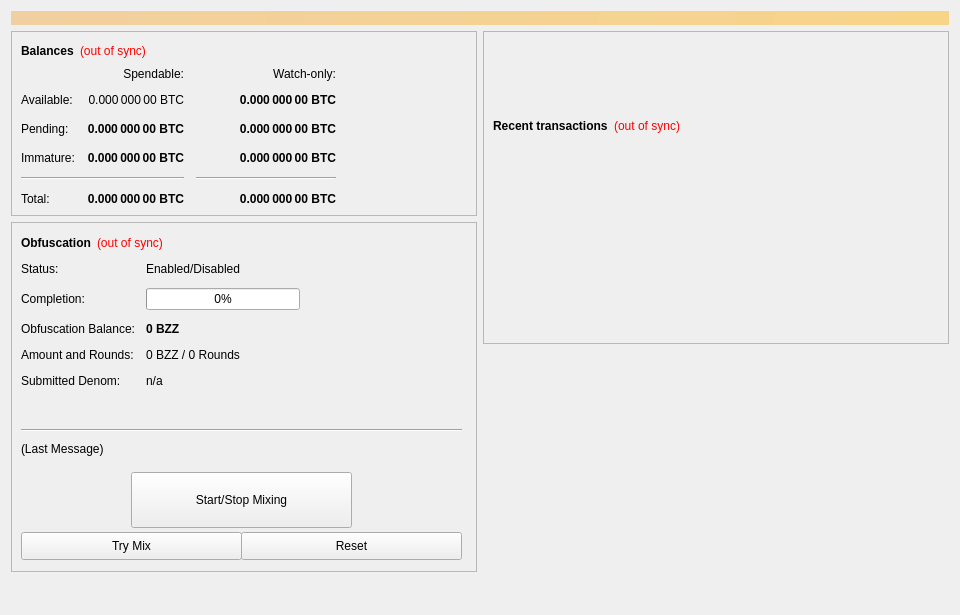
<?xml version="1.0" encoding="UTF-8"?>
<ui version="4.0">
 <class>OverviewPage</class>
 <widget class="QWidget" name="OverviewPage">
  <property name="geometry">
   <rect>
    <x>0</x>
    <y>0</y>
    <width>960</width>
    <height>615</height>
   </rect>
  </property>
  <property name="minimumSize">
   <size>
    <width>960</width>
    <height>0</height>
   </size>
  </property>
  <property name="windowTitle">
   <string>Form</string>
  </property>
  <layout class="QVBoxLayout" name="topLayout">
   <item>
    <widget class="QLabel" name="labelAlerts">
     <property name="visible">
      <bool>false</bool>
     </property>
     <property name="styleSheet">
      <string notr="true">background-color: qlineargradient(x1: 0, y1: 0, x2: 1, y2: 0, stop:0 #F0D0A0, stop:1 #F8D488); color:#000000;</string>
     </property>
     <property name="wordWrap">
      <bool>true</bool>
     </property>
     <property name="margin">
      <number>3</number>
     </property>
    </widget>
   </item>
   <item>
    <layout class="QHBoxLayout" name="horizontalLayout" stretch="1,1">
     <item>
      <layout class="QVBoxLayout" name="verticalLayout_2">
       <item>
        <widget class="QFrame" name="frame">
         <property name="frameShape">
          <enum>QFrame::StyledPanel</enum>
         </property>
         <property name="frameShadow">
          <enum>QFrame::Raised</enum>
         </property>
         <layout class="QVBoxLayout" name="verticalLayout_4">
          <item>
           <layout class="QHBoxLayout" name="horizontalLayout_4">
            <item>
             <widget class="QLabel" name="labelBalanceText">
              <property name="font">
               <font>
                <weight>75</weight>
                <bold>true</bold>
               </font>
              </property>
              <property name="text">
               <string>Balances</string>
              </property>
             </widget>
            </item>
            <item>
             <widget class="QLabel" name="labelWalletStatus">
              <property name="cursor">
               <cursorShape>WhatsThisCursor</cursorShape>
              </property>
              <property name="toolTip">
               <string>The displayed information may be out of date. Your wallet automatically synchronizes with the Beez network after a connection is established, but this process has not completed yet.</string>
              </property>
              <property name="styleSheet">
               <string notr="true">QLabel { color: red; }</string>
              </property>
              <property name="text">
               <string notr="true">(out of sync)</string>
              </property>
              <property name="alignment">
               <set>Qt::AlignLeading|Qt::AlignLeft|Qt::AlignVCenter</set>
              </property>
             </widget>
            </item>
            <item>
             <spacer name="horizontalSpacer_3">
              <property name="orientation">
               <enum>Qt::Horizontal</enum>
              </property>
              <property name="sizeHint" stdset="0">
               <size>
                <width>40</width>
                <height>20</height>
               </size>
              </property>
             </spacer>
            </item>
           </layout>
          </item>
          <item>
           <layout class="QGridLayout" name="gridLayout">
            <property name="spacing">
             <number>12</number>
            </property>
            <item row="2" column="2">
             <widget class="QLabel" name="labelWatchPending">
              <property name="font">
               <font>
                <weight>75</weight>
                <bold>true</bold>
               </font>
              </property>
              <property name="cursor">
               <cursorShape>IBeamCursor</cursorShape>
              </property>
              <property name="toolTip">
               <string>Unconfirmed transactions to watch-only addresses</string>
              </property>
              <property name="text">
               <string notr="true">0.000 000 00 BTC</string>
              </property>
              <property name="alignment">
               <set>Qt::AlignRight|Qt::AlignTrailing|Qt::AlignVCenter</set>
              </property>
              <property name="textInteractionFlags">
               <set>Qt::LinksAccessibleByMouse|Qt::TextSelectableByKeyboard|Qt::TextSelectableByMouse</set>
              </property>
             </widget>
            </item>
            <item row="2" column="1">
             <widget class="QLabel" name="labelUnconfirmed">
              <property name="font">
               <font>
                <weight>75</weight>
                <bold>true</bold>
               </font>
              </property>
              <property name="cursor">
               <cursorShape>IBeamCursor</cursorShape>
              </property>
              <property name="toolTip">
               <string>Total of transactions that have yet to be confirmed, and do not yet count toward the spendable balance</string>
              </property>
              <property name="text">
               <string notr="true">0.000 000 00 BTC</string>
              </property>
              <property name="alignment">
               <set>Qt::AlignRight|Qt::AlignTrailing|Qt::AlignVCenter</set>
              </property>
              <property name="textInteractionFlags">
               <set>Qt::LinksAccessibleByMouse|Qt::TextSelectableByKeyboard|Qt::TextSelectableByMouse</set>
              </property>
             </widget>
            </item>
            <item row="3" column="2">
             <widget class="QLabel" name="labelWatchImmature">
              <property name="font">
               <font>
                <weight>75</weight>
                <bold>true</bold>
               </font>
              </property>
              <property name="cursor">
               <cursorShape>IBeamCursor</cursorShape>
              </property>
              <property name="toolTip">
               <string>Staked or masternode rewards in watch-only addresses that has not yet matured</string>
              </property>
              <property name="text">
               <string notr="true">0.000 000 00 BTC</string>
              </property>
              <property name="alignment">
               <set>Qt::AlignRight|Qt::AlignTrailing|Qt::AlignVCenter</set>
              </property>
              <property name="textInteractionFlags">
               <set>Qt::LinksAccessibleByMouse|Qt::TextSelectableByKeyboard|Qt::TextSelectableByMouse</set>
              </property>
             </widget>
            </item>
            <item row="4" column="0" colspan="2">
             <widget class="Line" name="lineSpendableBalance">
              <property name="orientation">
               <enum>Qt::Horizontal</enum>
              </property>
             </widget>
            </item>
            <item row="4" column="2">
             <widget class="Line" name="lineWatchBalance">
              <property name="sizePolicy">
               <sizepolicy hsizetype="Preferred" vsizetype="Fixed">
                <horstretch>0</horstretch>
                <verstretch>0</verstretch>
               </sizepolicy>
              </property>
              <property name="minimumSize">
               <size>
                <width>140</width>
                <height>0</height>
               </size>
              </property>
              <property name="orientation">
               <enum>Qt::Horizontal</enum>
              </property>
             </widget>
            </item>
            <item row="5" column="0">
             <widget class="QLabel" name="labelTotalText">
              <property name="text">
               <string>Total:</string>
              </property>
             </widget>
            </item>
            <item row="3" column="1">
             <widget class="QLabel" name="labelImmature">
              <property name="font">
               <font>
                <weight>75</weight>
                <bold>true</bold>
               </font>
              </property>
              <property name="cursor">
               <cursorShape>IBeamCursor</cursorShape>
              </property>
              <property name="toolTip">
               <string>Staked or masternode rewards that has not yet matured</string>
              </property>
              <property name="text">
               <string notr="true">0.000 000 00 BTC</string>
              </property>
              <property name="alignment">
               <set>Qt::AlignRight|Qt::AlignTrailing|Qt::AlignVCenter</set>
              </property>
              <property name="textInteractionFlags">
               <set>Qt::LinksAccessibleByMouse|Qt::TextSelectableByKeyboard|Qt::TextSelectableByMouse</set>
              </property>
             </widget>
            </item>
            <item row="2" column="3">
             <spacer name="horizontalSpacer_2">
              <property name="orientation">
               <enum>Qt::Horizontal</enum>
              </property>
              <property name="sizeHint" stdset="0">
               <size>
                <width>40</width>
                <height>20</height>
               </size>
              </property>
             </spacer>
            </item>
            <item row="3" column="0">
             <widget class="QLabel" name="labelImmatureText">
              <property name="text">
               <string>Immature:</string>
              </property>
             </widget>
            </item>
            <item row="5" column="1">
             <widget class="QLabel" name="labelTotal">
              <property name="font">
               <font>
                <weight>75</weight>
                <bold>true</bold>
               </font>
              </property>
              <property name="cursor">
               <cursorShape>IBeamCursor</cursorShape>
              </property>
              <property name="toolTip">
               <string>Your current total balance</string>
              </property>
              <property name="text">
               <string notr="true">0.000 000 00 BTC</string>
              </property>
              <property name="alignment">
               <set>Qt::AlignRight|Qt::AlignTrailing|Qt::AlignVCenter</set>
              </property>
              <property name="textInteractionFlags">
               <set>Qt::LinksAccessibleByMouse|Qt::TextSelectableByKeyboard|Qt::TextSelectableByMouse</set>
              </property>
             </widget>
            </item>
            <item row="5" column="2">
             <widget class="QLabel" name="labelWatchTotal">
              <property name="font">
               <font>
                <weight>75</weight>
                <bold>true</bold>
               </font>
              </property>
              <property name="cursor">
               <cursorShape>IBeamCursor</cursorShape>
              </property>
              <property name="toolTip">
               <string>Current total balance in watch-only addresses</string>
              </property>
              <property name="text">
               <string notr="true">0.000 000 00 BTC</string>
              </property>
              <property name="alignment">
               <set>Qt::AlignRight|Qt::AlignTrailing|Qt::AlignVCenter</set>
              </property>
              <property name="textInteractionFlags">
               <set>Qt::LinksAccessibleByMouse|Qt::TextSelectableByKeyboard|Qt::TextSelectableByMouse</set>
              </property>
             </widget>
            </item>
            <item row="0" column="2">
             <widget class="QLabel" name="labelWatchonly">
              <property name="text">
               <string>Watch-only:</string>
              </property>
              <property name="alignment">
               <set>Qt::AlignRight|Qt::AlignTrailing|Qt::AlignVCenter</set>
              </property>
             </widget>
            </item>
            <item row="1" column="0">
             <widget class="QLabel" name="label_5">
              <property name="text">
               <string>Available:</string>
              </property>
             </widget>
            </item>
            <item row="1" column="1">
             <widget class="QLabel" name="labelBalance">
              <property name="cursor">
               <cursorShape>IBeamCursor</cursorShape>
              </property>
              <property name="toolTip">
               <string>Your current spendable balance</string>
              </property>
              <property name="text">
               <string notr="true">0.000 000 00 BTC</string>
              </property>
              <property name="alignment">
               <set>Qt::AlignRight|Qt::AlignTrailing|Qt::AlignVCenter</set>
              </property>
              <property name="textInteractionFlags">
               <set>Qt::LinksAccessibleByMouse|Qt::TextSelectableByKeyboard|Qt::TextSelectableByMouse</set>
              </property>
             </widget>
            </item>
            <item row="1" column="2">
             <widget class="QLabel" name="labelWatchAvailable">
              <property name="font">
               <font>
                <weight>75</weight>
                <bold>true</bold>
               </font>
              </property>
              <property name="cursor">
               <cursorShape>IBeamCursor</cursorShape>
              </property>
              <property name="toolTip">
               <string>Your current balance in watch-only addresses</string>
              </property>
              <property name="text">
               <string notr="true">0.000 000 00 BTC</string>
              </property>
              <property name="alignment">
               <set>Qt::AlignRight|Qt::AlignTrailing|Qt::AlignVCenter</set>
              </property>
              <property name="textInteractionFlags">
               <set>Qt::LinksAccessibleByMouse|Qt::TextSelectableByKeyboard|Qt::TextSelectableByMouse</set>
              </property>
             </widget>
            </item>
            <item row="2" column="0">
             <widget class="QLabel" name="labelPendingText">
              <property name="text">
               <string>Pending:</string>
              </property>
             </widget>
            </item>
            <item row="0" column="1">
             <widget class="QLabel" name="labelSpendable">
              <property name="text">
               <string>Spendable:</string>
              </property>
              <property name="alignment">
               <set>Qt::AlignRight|Qt::AlignTrailing|Qt::AlignVCenter</set>
              </property>
             </widget>
            </item>
           </layout>
          </item>
         </layout>
        </widget>
       </item>
       <item>
        <widget class="QFrame" name="frameObfuscation">
         <property name="minimumSize">
          <size>
           <width>0</width>
           <height>350</height>
          </size>
         </property>
         <property name="layoutDirection">
          <enum>Qt::LeftToRight</enum>
         </property>
         <property name="frameShape">
          <enum>QFrame::StyledPanel</enum>
         </property>
         <property name="frameShadow">
          <enum>QFrame::Raised</enum>
         </property>
         <widget class="QWidget" name="formLayoutWidget">
          <property name="geometry">
           <rect>
            <x>10</x>
            <y>40</y>
            <width>451</width>
            <height>161</height>
           </rect>
          </property>
          <layout class="QFormLayout" name="formLayout">
           <property name="fieldGrowthPolicy">
            <enum>QFormLayout::AllNonFixedFieldsGrow</enum>
           </property>
           <property name="horizontalSpacing">
            <number>11</number>
           </property>
           <property name="verticalSpacing">
            <number>12</number>
           </property>
           <item row="0" column="0">
            <widget class="QLabel" name="label_6">
             <property name="text">
              <string>Status:</string>
             </property>
            </widget>
           </item>
           <item row="1" column="0">
            <widget class="QLabel" name="label_7">
             <property name="text">
              <string>Completion:</string>
             </property>
            </widget>
           </item>
           <item row="1" column="1">
            <widget class="QProgressBar" name="obfuscationProgress">
             <property name="maximumSize">
              <size>
               <width>154</width>
               <height>16777215</height>
              </size>
             </property>
             <property name="value">
              <number>0</number>
             </property>
            </widget>
           </item>
           <item row="2" column="0">
            <widget class="QLabel" name="labelAnonymizedText">
             <property name="text">
              <string>Obfuscation Balance:</string>
             </property>
            </widget>
           </item>
           <item row="2" column="1">
            <widget class="QLabel" name="labelAnonymized">
             <property name="font">
              <font>
               <weight>75</weight>
               <bold>true</bold>
              </font>
             </property>
             <property name="text">
              <string notr="true">0 BZZ</string>
             </property>
            </widget>
           </item>
           <item row="3" column="0">
            <widget class="QLabel" name="label_8">
             <property name="text">
              <string>Amount and Rounds:</string>
             </property>
            </widget>
           </item>
           <item row="3" column="1">
            <widget class="QLabel" name="labelAmountRounds">
             <property name="text">
              <string>0 BZZ / 0 Rounds</string>
             </property>
            </widget>
           </item>
           <item row="4" column="0">
            <widget class="QLabel" name="label_9">
             <property name="text">
              <string>Submitted Denom:</string>
             </property>
            </widget>
           </item>
           <item row="4" column="1">
            <widget class="QLabel" name="labelSubmittedDenom">
             <property name="toolTip">
              <string>The denominations you submitted to the Masternode.&lt;br&gt;To mix, other users must submit the exact same denominations.</string>
             </property>
             <property name="text">
              <string>n/a</string>
             </property>
            </widget>
           </item>
           <item row="0" column="1">
            <widget class="QLabel" name="obfuscationEnabled">
             <property name="text">
              <string>Enabled/Disabled</string>
             </property>
            </widget>
           </item>
          </layout>
         </widget>
         <widget class="QPushButton" name="runAutoDenom">
          <property name="geometry">
           <rect>
            <x>251</x>
            <y>17</y>
            <width>1</width>
            <height>1</height>
           </rect>
          </property>
          <property name="palette">
           <palette>
            <active>
             <colorrole role="WindowText">
              <brush brushstyle="SolidPattern">
               <color alpha="255">
                <red>0</red>
                <green>0</green>
                <blue>0</blue>
               </color>
              </brush>
             </colorrole>
             <colorrole role="Button">
              <brush brushstyle="SolidPattern">
               <color alpha="255">
                <red>239</red>
                <green>238</green>
                <blue>238</blue>
               </color>
              </brush>
             </colorrole>
             <colorrole role="Light">
              <brush brushstyle="SolidPattern">
               <color alpha="255">
                <red>255</red>
                <green>255</green>
                <blue>255</blue>
               </color>
              </brush>
             </colorrole>
             <colorrole role="Midlight">
              <brush brushstyle="SolidPattern">
               <color alpha="255">
                <red>247</red>
                <green>246</green>
                <blue>246</blue>
               </color>
              </brush>
             </colorrole>
             <colorrole role="Dark">
              <brush brushstyle="SolidPattern">
               <color alpha="255">
                <red>119</red>
                <green>119</green>
                <blue>119</blue>
               </color>
              </brush>
             </colorrole>
             <colorrole role="Mid">
              <brush brushstyle="SolidPattern">
               <color alpha="255">
                <red>159</red>
                <green>159</green>
                <blue>159</blue>
               </color>
              </brush>
             </colorrole>
             <colorrole role="Text">
              <brush brushstyle="SolidPattern">
               <color alpha="255">
                <red>0</red>
                <green>0</green>
                <blue>0</blue>
               </color>
              </brush>
             </colorrole>
             <colorrole role="BrightText">
              <brush brushstyle="SolidPattern">
               <color alpha="255">
                <red>255</red>
                <green>255</green>
                <blue>255</blue>
               </color>
              </brush>
             </colorrole>
             <colorrole role="ButtonText">
              <brush brushstyle="SolidPattern">
               <color alpha="255">
                <red>0</red>
                <green>0</green>
                <blue>0</blue>
               </color>
              </brush>
             </colorrole>
             <colorrole role="Base">
              <brush brushstyle="SolidPattern">
               <color alpha="255">
                <red>255</red>
                <green>255</green>
                <blue>255</blue>
               </color>
              </brush>
             </colorrole>
             <colorrole role="Window">
              <brush brushstyle="SolidPattern">
               <color alpha="255">
                <red>239</red>
                <green>238</green>
                <blue>238</blue>
               </color>
              </brush>
             </colorrole>
             <colorrole role="Shadow">
              <brush brushstyle="SolidPattern">
               <color alpha="255">
                <red>0</red>
                <green>0</green>
                <blue>0</blue>
               </color>
              </brush>
             </colorrole>
             <colorrole role="AlternateBase">
              <brush brushstyle="SolidPattern">
               <color alpha="255">
                <red>247</red>
                <green>246</green>
                <blue>246</blue>
               </color>
              </brush>
             </colorrole>
             <colorrole role="ToolTipBase">
              <brush brushstyle="SolidPattern">
               <color alpha="255">
                <red>255</red>
                <green>255</green>
                <blue>220</blue>
               </color>
              </brush>
             </colorrole>
             <colorrole role="ToolTipText">
              <brush brushstyle="SolidPattern">
               <color alpha="255">
                <red>0</red>
                <green>0</green>
                <blue>0</blue>
               </color>
              </brush>
             </colorrole>
            </active>
            <inactive>
             <colorrole role="WindowText">
              <brush brushstyle="SolidPattern">
               <color alpha="255">
                <red>0</red>
                <green>0</green>
                <blue>0</blue>
               </color>
              </brush>
             </colorrole>
             <colorrole role="Button">
              <brush brushstyle="SolidPattern">
               <color alpha="255">
                <red>239</red>
                <green>238</green>
                <blue>238</blue>
               </color>
              </brush>
             </colorrole>
             <colorrole role="Light">
              <brush brushstyle="SolidPattern">
               <color alpha="255">
                <red>255</red>
                <green>255</green>
                <blue>255</blue>
               </color>
              </brush>
             </colorrole>
             <colorrole role="Midlight">
              <brush brushstyle="SolidPattern">
               <color alpha="255">
                <red>247</red>
                <green>246</green>
                <blue>246</blue>
               </color>
              </brush>
             </colorrole>
             <colorrole role="Dark">
              <brush brushstyle="SolidPattern">
               <color alpha="255">
                <red>119</red>
                <green>119</green>
                <blue>119</blue>
               </color>
              </brush>
             </colorrole>
             <colorrole role="Mid">
              <brush brushstyle="SolidPattern">
               <color alpha="255">
                <red>159</red>
                <green>159</green>
                <blue>159</blue>
               </color>
              </brush>
             </colorrole>
             <colorrole role="Text">
              <brush brushstyle="SolidPattern">
               <color alpha="255">
                <red>0</red>
                <green>0</green>
                <blue>0</blue>
               </color>
              </brush>
             </colorrole>
             <colorrole role="BrightText">
              <brush brushstyle="SolidPattern">
               <color alpha="255">
                <red>255</red>
                <green>255</green>
                <blue>255</blue>
               </color>
              </brush>
             </colorrole>
             <colorrole role="ButtonText">
              <brush brushstyle="SolidPattern">
               <color alpha="255">
                <red>0</red>
                <green>0</green>
                <blue>0</blue>
               </color>
              </brush>
             </colorrole>
             <colorrole role="Base">
              <brush brushstyle="SolidPattern">
               <color alpha="255">
                <red>255</red>
                <green>255</green>
                <blue>255</blue>
               </color>
              </brush>
             </colorrole>
             <colorrole role="Window">
              <brush brushstyle="SolidPattern">
               <color alpha="255">
                <red>239</red>
                <green>238</green>
                <blue>238</blue>
               </color>
              </brush>
             </colorrole>
             <colorrole role="Shadow">
              <brush brushstyle="SolidPattern">
               <color alpha="255">
                <red>0</red>
                <green>0</green>
                <blue>0</blue>
               </color>
              </brush>
             </colorrole>
             <colorrole role="AlternateBase">
              <brush brushstyle="SolidPattern">
               <color alpha="255">
                <red>247</red>
                <green>246</green>
                <blue>246</blue>
               </color>
              </brush>
             </colorrole>
             <colorrole role="ToolTipBase">
              <brush brushstyle="SolidPattern">
               <color alpha="255">
                <red>255</red>
                <green>255</green>
                <blue>220</blue>
               </color>
              </brush>
             </colorrole>
             <colorrole role="ToolTipText">
              <brush brushstyle="SolidPattern">
               <color alpha="255">
                <red>0</red>
                <green>0</green>
                <blue>0</blue>
               </color>
              </brush>
             </colorrole>
            </inactive>
            <disabled>
             <colorrole role="WindowText">
              <brush brushstyle="SolidPattern">
               <color alpha="255">
                <red>119</red>
                <green>119</green>
                <blue>119</blue>
               </color>
              </brush>
             </colorrole>
             <colorrole role="Button">
              <brush brushstyle="SolidPattern">
               <color alpha="255">
                <red>239</red>
                <green>238</green>
                <blue>238</blue>
               </color>
              </brush>
             </colorrole>
             <colorrole role="Light">
              <brush brushstyle="SolidPattern">
               <color alpha="255">
                <red>255</red>
                <green>255</green>
                <blue>255</blue>
               </color>
              </brush>
             </colorrole>
             <colorrole role="Midlight">
              <brush brushstyle="SolidPattern">
               <color alpha="255">
                <red>247</red>
                <green>246</green>
                <blue>246</blue>
               </color>
              </brush>
             </colorrole>
             <colorrole role="Dark">
              <brush brushstyle="SolidPattern">
               <color alpha="255">
                <red>119</red>
                <green>119</green>
                <blue>119</blue>
               </color>
              </brush>
             </colorrole>
             <colorrole role="Mid">
              <brush brushstyle="SolidPattern">
               <color alpha="255">
                <red>159</red>
                <green>159</green>
                <blue>159</blue>
               </color>
              </brush>
             </colorrole>
             <colorrole role="Text">
              <brush brushstyle="SolidPattern">
               <color alpha="255">
                <red>119</red>
                <green>119</green>
                <blue>119</blue>
               </color>
              </brush>
             </colorrole>
             <colorrole role="BrightText">
              <brush brushstyle="SolidPattern">
               <color alpha="255">
                <red>255</red>
                <green>255</green>
                <blue>255</blue>
               </color>
              </brush>
             </colorrole>
             <colorrole role="ButtonText">
              <brush brushstyle="SolidPattern">
               <color alpha="255">
                <red>119</red>
                <green>119</green>
                <blue>119</blue>
               </color>
              </brush>
             </colorrole>
             <colorrole role="Base">
              <brush brushstyle="SolidPattern">
               <color alpha="255">
                <red>239</red>
                <green>238</green>
                <blue>238</blue>
               </color>
              </brush>
             </colorrole>
             <colorrole role="Window">
              <brush brushstyle="SolidPattern">
               <color alpha="255">
                <red>239</red>
                <green>238</green>
                <blue>238</blue>
               </color>
              </brush>
             </colorrole>
             <colorrole role="Shadow">
              <brush brushstyle="SolidPattern">
               <color alpha="255">
                <red>0</red>
                <green>0</green>
                <blue>0</blue>
               </color>
              </brush>
             </colorrole>
             <colorrole role="AlternateBase">
              <brush brushstyle="SolidPattern">
               <color alpha="255">
                <red>239</red>
                <green>238</green>
                <blue>238</blue>
               </color>
              </brush>
             </colorrole>
             <colorrole role="ToolTipBase">
              <brush brushstyle="SolidPattern">
               <color alpha="255">
                <red>255</red>
                <green>255</green>
                <blue>220</blue>
               </color>
              </brush>
             </colorrole>
             <colorrole role="ToolTipText">
              <brush brushstyle="SolidPattern">
               <color alpha="255">
                <red>0</red>
                <green>0</green>
                <blue>0</blue>
               </color>
              </brush>
             </colorrole>
            </disabled>
           </palette>
          </property>
          <property name="focusPolicy">
           <enum>Qt::NoFocus</enum>
          </property>
          <property name="autoFillBackground">
           <bool>true</bool>
          </property>
          <property name="text">
           <string/>
          </property>
          <property name="flat">
           <bool>true</bool>
          </property>
         </widget>
         <widget class="QPushButton" name="toggleObfuscation">
          <property name="geometry">
           <rect>
            <x>120</x>
            <y>250</y>
            <width>221</width>
            <height>56</height>
           </rect>
          </property>
          <property name="sizePolicy">
           <sizepolicy hsizetype="MinimumExpanding" vsizetype="Fixed">
            <horstretch>0</horstretch>
            <verstretch>0</verstretch>
           </sizepolicy>
          </property>
          <property name="text">
           <string>Start/Stop Mixing</string>
          </property>
         </widget>
         <widget class="Line" name="lineLastMessage">
          <property name="geometry">
           <rect>
            <x>10</x>
            <y>200</y>
            <width>441</width>
            <height>16</height>
           </rect>
          </property>
          <property name="orientation">
           <enum>Qt::Horizontal</enum>
          </property>
         </widget>
         <widget class="QLabel" name="obfuscationStatus">
          <property name="geometry">
           <rect>
            <x>10</x>
            <y>220</y>
            <width>451</width>
            <height>61</height>
           </rect>
          </property>
          <property name="minimumSize">
           <size>
            <width>288</width>
            <height>43</height>
           </size>
          </property>
          <property name="text">
           <string>(Last Message)</string>
          </property>
          <property name="alignment">
           <set>Qt::AlignLeading|Qt::AlignLeft|Qt::AlignTop</set>
          </property>
          <property name="wordWrap">
           <bool>true</bool>
          </property>
         </widget>
         <widget class="QPushButton" name="obfuscationAuto">
          <property name="geometry">
           <rect>
            <x>10</x>
            <y>310</y>
            <width>221</width>
            <height>28</height>
           </rect>
          </property>
          <property name="sizePolicy">
           <sizepolicy hsizetype="MinimumExpanding" vsizetype="Fixed">
            <horstretch>0</horstretch>
            <verstretch>0</verstretch>
           </sizepolicy>
          </property>
          <property name="toolTip">
           <string>Try to manually submit a Obfuscation request.</string>
          </property>
          <property name="text">
           <string>Try Mix</string>
          </property>
         </widget>
         <widget class="QPushButton" name="obfuscationReset">
          <property name="geometry">
           <rect>
            <x>230</x>
            <y>310</y>
            <width>221</width>
            <height>28</height>
           </rect>
          </property>
          <property name="sizePolicy">
           <sizepolicy hsizetype="MinimumExpanding" vsizetype="Fixed">
            <horstretch>0</horstretch>
            <verstretch>0</verstretch>
           </sizepolicy>
          </property>
          <property name="toolTip">
           <string>Reset the current status of Obfuscation (can interrupt Obfuscation if it's in the process of Mixing, which can cost you money!)</string>
          </property>
          <property name="autoFillBackground">
           <bool>false</bool>
          </property>
          <property name="text">
           <string>Reset</string>
          </property>
         </widget>
         <widget class="QWidget" name="layoutWidget">
          <property name="geometry">
           <rect>
            <x>10</x>
            <y>10</y>
            <width>431</width>
            <height>22</height>
           </rect>
          </property>
          <layout class="QHBoxLayout" name="horizontalLayout_5">
           <item>
            <widget class="QLabel" name="label_2">
             <property name="font">
              <font>
               <weight>75</weight>
               <bold>true</bold>
              </font>
             </property>
             <property name="text">
              <string>Obfuscation</string>
             </property>
            </widget>
           </item>
           <item>
            <widget class="QLabel" name="labelObfuscationSyncStatus">
             <property name="toolTip">
              <string>The displayed information may be out of date. Your wallet automatically synchronizes with the Beez network after a connection is established, but this process has not completed yet.</string>
             </property>
             <property name="styleSheet">
              <string notr="true">QLabel { color: red; }</string>
             </property>
             <property name="text">
              <string notr="true">(out of sync)</string>
             </property>
             <property name="alignment">
              <set>Qt::AlignLeading|Qt::AlignLeft|Qt::AlignVCenter</set>
             </property>
            </widget>
           </item>
           <item>
            <spacer name="horizontalSpacer_4">
             <property name="orientation">
              <enum>Qt::Horizontal</enum>
             </property>
             <property name="sizeHint" stdset="0">
              <size>
               <width>40</width>
               <height>20</height>
              </size>
             </property>
            </spacer>
           </item>
          </layout>
         </widget>
        </widget>
       </item>
       <item>
        <spacer name="verticalSpacer">
         <property name="orientation">
          <enum>Qt::Vertical</enum>
         </property>
         <property name="sizeHint" stdset="0">
          <size>
           <width>20</width>
           <height>40</height>
          </size>
         </property>
        </spacer>
       </item>
      </layout>
     </item>
     <item>
      <layout class="QVBoxLayout" name="verticalLayout_3">
       <item>
        <widget class="QFrame" name="frame_2">
         <property name="frameShape">
          <enum>QFrame::StyledPanel</enum>
         </property>
         <property name="frameShadow">
          <enum>QFrame::Raised</enum>
         </property>
         <layout class="QVBoxLayout" name="verticalLayout">
          <item>
           <spacer name="verticalSpacer_3">
            <property name="orientation">
             <enum>Qt::Vertical</enum>
            </property>
            <property name="sizeType">
             <enum>QSizePolicy::Fixed</enum>
            </property>
            <property name="sizeHint" stdset="0">
             <size>
              <width>20</width>
              <height>75</height>
             </size>
            </property>
           </spacer>
          </item>
          <item>
           <layout class="QHBoxLayout" name="horizontalLayout_2">
            <item>
             <widget class="QLabel" name="label_4">
              <property name="font">
               <font>
                <weight>75</weight>
                <bold>true</bold>
               </font>
              </property>
              <property name="text">
               <string>Recent transactions</string>
              </property>
             </widget>
            </item>
            <item>
             <widget class="QLabel" name="labelTransactionsStatus">
              <property name="cursor">
               <cursorShape>WhatsThisCursor</cursorShape>
              </property>
              <property name="toolTip">
               <string>The displayed information may be out of date. Your wallet automatically synchronizes with the Beez network after a connection is established, but this process has not completed yet.</string>
              </property>
              <property name="styleSheet">
               <string notr="true">QLabel { color: red; }</string>
              </property>
              <property name="text">
               <string notr="true">(out of sync)</string>
              </property>
              <property name="alignment">
               <set>Qt::AlignRight|Qt::AlignTrailing|Qt::AlignVCenter</set>
              </property>
             </widget>
            </item>
            <item>
             <spacer name="horizontalSpacer">
              <property name="orientation">
               <enum>Qt::Horizontal</enum>
              </property>
              <property name="sizeHint" stdset="0">
               <size>
                <width>40</width>
                <height>20</height>
               </size>
              </property>
             </spacer>
            </item>
           </layout>
          </item>
          <item>
           <widget class="QListView" name="listTransactions">
            <property name="styleSheet">
             <string notr="true">QListView { background: transparent; }</string>
            </property>
            <property name="frameShape">
             <enum>QFrame::NoFrame</enum>
            </property>
            <property name="verticalScrollBarPolicy">
             <enum>Qt::ScrollBarAlwaysOff</enum>
            </property>
            <property name="horizontalScrollBarPolicy">
             <enum>Qt::ScrollBarAlwaysOff</enum>
            </property>
            <property name="selectionMode">
             <enum>QAbstractItemView::NoSelection</enum>
            </property>
           </widget>
          </item>
         </layout>
        </widget>
       </item>
       <item>
        <spacer name="verticalSpacer_2">
         <property name="orientation">
          <enum>Qt::Vertical</enum>
         </property>
         <property name="sizeType">
          <enum>QSizePolicy::Expanding</enum>
         </property>
         <property name="sizeHint" stdset="0">
          <size>
           <width>20</width>
           <height>40</height>
          </size>
         </property>
        </spacer>
       </item>
      </layout>
     </item>
    </layout>
   </item>
  </layout>
 </widget>
 <resources/>
 <connections/>
</ui>
